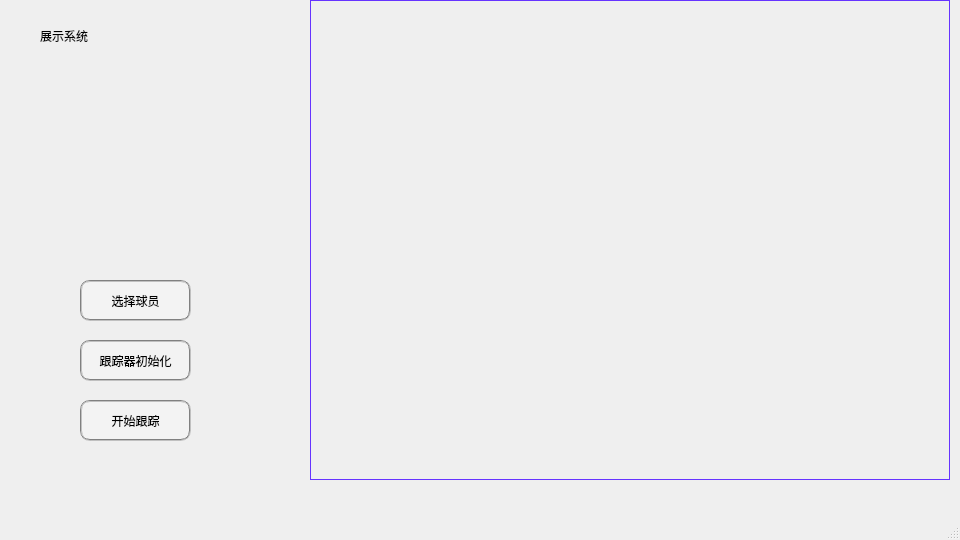
<?xml version="1.0" encoding="UTF-8"?>
<ui version="4.0">
 <class>MainWindow</class>
 <widget class="QMainWindow" name="MainWindow">
  <property name="geometry">
   <rect>
    <x>0</x>
    <y>0</y>
    <width>960</width>
    <height>540</height>
   </rect>
  </property>
  <property name="windowTitle">
   <string>MainWindow</string>
  </property>
  <property name="windowOpacity">
   <double>0.900000000000000</double>
  </property>
  <widget class="QWidget" name="centralwidget">
   <widget class="QLabel" name="video_display">
    <property name="geometry">
     <rect>
      <x>40</x>
      <y>20</y>
      <width>121</width>
      <height>31</height>
     </rect>
    </property>
    <property name="styleSheet">
     <string notr="true">color:Black;
font-family:微软雅黑;
</string>
    </property>
    <property name="text">
     <string>展示系统</string>
    </property>
   </widget>
   <widget class="QPushButton" name="pushButton">
    <property name="geometry">
     <rect>
      <x>80</x>
      <y>400</y>
      <width>111</width>
      <height>41</height>
     </rect>
    </property>
    <property name="styleSheet">
     <string notr="true">color:Black;
font-family:微软雅黑;
background:rgb(255, 255, 255, 60);
border:2px groove gray;border-radius:10px;padding:2px 4px;</string>
    </property>
    <property name="text">
     <string>开始跟踪</string>
    </property>
   </widget>
   <widget class="QLabel" name="play_label">
    <property name="geometry">
     <rect>
      <x>310</x>
      <y>0</y>
      <width>640</width>
      <height>480</height>
     </rect>
    </property>
    <property name="styleSheet">
     <string notr="true">border-width: 1px;
border-style: solid;
border-color: #6633FF;
</string>
    </property>
    <property name="frameShape">
     <enum>QFrame::Box</enum>
    </property>
    <property name="frameShadow">
     <enum>QFrame::Raised</enum>
    </property>
    <property name="lineWidth">
     <number>3</number>
    </property>
    <property name="midLineWidth">
     <number>0</number>
    </property>
    <property name="text">
     <string/>
    </property>
    <property name="scaledContents">
     <bool>false</bool>
    </property>
    <property name="margin">
     <number>0</number>
    </property>
   </widget>
   <widget class="QPushButton" name="select_player">
    <property name="geometry">
     <rect>
      <x>80</x>
      <y>280</y>
      <width>111</width>
      <height>41</height>
     </rect>
    </property>
    <property name="styleSheet">
     <string notr="true">color:Black;
font-family:微软雅黑;
background:rgb(255, 255, 255, 60);
border:2px groove gray;border-radius:10px;padding:2px 4px;</string>
    </property>
    <property name="text">
     <string>选择球员</string>
    </property>
   </widget>
   <widget class="QPushButton" name="start">
    <property name="geometry">
     <rect>
      <x>80</x>
      <y>340</y>
      <width>111</width>
      <height>41</height>
     </rect>
    </property>
    <property name="styleSheet">
     <string notr="true">color:Black;
font-family:微软雅黑;
background:rgb(255, 255, 255, 60);
border:2px groove gray;border-radius:10px;padding:2px 4px;</string>
    </property>
    <property name="text">
     <string>跟踪器初始化</string>
    </property>
   </widget>
  </widget>
  <widget class="QMenuBar" name="menubar">
   <property name="geometry">
    <rect>
     <x>0</x>
     <y>0</y>
     <width>960</width>
     <height>26</height>
    </rect>
   </property>
  </widget>
  <widget class="QStatusBar" name="statusbar"/>
 </widget>
 <resources/>
 <connections/>
</ui>
